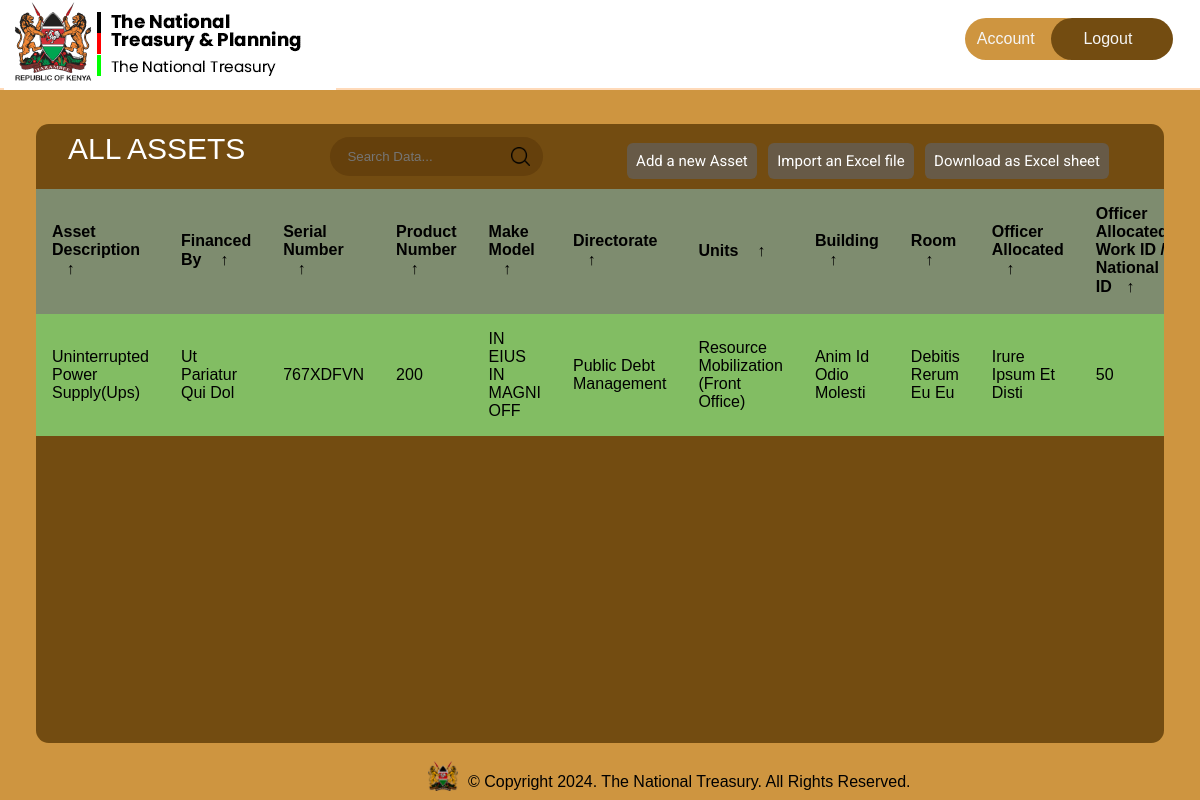
Screenshot of / (signed in) with the database file from the repository.
### inventory/models.py (models this page shows, shortened)
class Asset(db.Model):
    idassets = db.Column(db.Integer, primary_key=True)
    asset_description = db.Column(db.Text, nullable=False)
    financed_by = db.Column(db.Text, default="N/A")
    serial_number = db.Column(db.Text, nullable=False, unique=True)
    product_number = db.Column(db.Text, nullable=False)
    make_model = db.Column(db.Text, nullable=False)
    directorate = db.Column(db.Text, nullable=False)
    units = db.Column(db.Text, nullable=False)
    building = db.Column(db.Text, nullable=False)
    room = db.Column(db.Integer, nullable=False)
    officer_allocated = db.Column(db.Text, default="N/A")
    officer_contact_info = db.Column(db.Text, default="N/A")
    state = db.Column(db.Text, nullable=False)

### inventory/routes.py (the view)
@app.route("/")
def index():
    assets = Asset.query.all()
    return render_template("index.html", assets=assets)

### inventory/models.py (called while the page is built)
@login_manager.user_loader
def load_user(user_id):
    return User.query.get(int(user_id))

### inventory/templates/index.html (shortened to what this page needs)
{% extends "base.html" %}
{% if current_user.is_authenticated %}
{% block head %}
{{ super() }}
<link rel="stylesheet" href="{{ url_for('static', filename='dashboard.css') }}">
{% endblock head %}
{% endif %}
{% block navlinks %}
	{%if current_user.is_authenticated%}
		<a href="{{url_for('profile')}}" class="links signup">Account</a>
		<a href="{{url_for('logout')}}" class="links login">Logout</a>
	{% else %}
		<a href="{{url_for('register')}}" class="links signup">Sign up</a>
		<a href="{{url_for('login')}}" class="links login">Login</a>
	{% endif %}
{% endblock navlinks %}
{% block body %}
{% if not current_user.is_authenticated %}
<div class="heading" style="background-color: rgb(115,76,17)">
	<h2>INVENTORY MANAGEMENT SYSTEM</h2>
</div> <br><br>
<div class="parent">
	<div class="child1">
		<p>The  <b> National Treasury Inventory Management System </b>
			is your comprehensive solution for managing and safeguarding the assets of our nation's treasury.
			Our state-of-the-art platform ensures efficient, secure, and transparent handling of inventory,
			providing a seamless experience for all users.</p>
		<div class="register-login-btns">
			<a href="{{ url_for('register') }}" class="button-64" role="button"><span class="text">Get Started</span></a>
			<a href="{{ url_for('login') }}" class="button-64" role="button"><span class="text">Log In</span></a>
		</div>
	</div>
	<div class="child2">
		<img src="{{url_for('static', filename='assets/images/hero.jpeg')}}" alt="">
	</div>
</div>
{% else %}
<div class="main">
    <main class="table" id="customers_table">
        <section class="table__header">
            <a href="{{ url_for('index') }}" class="all-assets-btn" ><h1>All Assets</h1></a>
            <div class="input-group">
                <input type="search" placeholder="Search Data...">
		<img src="{{ url_for('static', filename='assets/images/search.png') }}" alt="">
            </div>
	    <div class="table-links">
		<a href="{{ url_for('create_assets') }}" class="add-asset-link">Add a new Asset</a>
		<button id="import-excel-btn" class="import-excel">Import an Excel file</button>
		<button id="toEXCEL" class="export-excel">Download as
			Excel sheet</button>
	    </div>
        </section>
        <section class="table__body">
            <table>
                <thead>
                    <tr>
                        <th> Asset Description <span class="icon-arrow">&UpArrow;</span></th>
                        <th> Financed by <span class="icon-arrow">&UpArrow;</span></th>
                        <th> Serial Number <span class="icon-arrow">&UpArrow;</span></th>
                        <th> Product Number<span class="icon-arrow">&UpArrow;</span></th>
                        <th> Make Model <span class="icon-arrow">&UpArrow;</span></th>
                        <th> Directorate <span class="icon-arrow">&UpArrow;</span></th>
                        <th> Units <span class="icon-arrow">&UpArrow;</span></th>
                        <th> Building <span class="icon-arrow">&UpArrow;</span></th>
                        <th> Room <span class="icon-arrow">&UpArrow;</span></th>
                        <th> Officer Allocated <span class="icon-arrow">&UpArrow;</span></th>
                        <th> Officer Allocated Work ID / National ID<span class="icon-arrow">&UpArrow;</span></th>
                    </tr>
                </thead>
                <tbody>
					{% for asset in assets %}
					<tr>
						<td>{{ asset.asset_description }}</td>
						<td>{{ asset.financed_by }}</td>
						<td>{{ asset.serial_number }}</td>
						<td>{{ asset.product_number }}</td>
						<td>{{ asset.make_model }}</td>
						<td>{{ asset.directorate }}</td>
						<td>{{ asset.units }}</td>
						<td>{{ asset.building }}</td>
						<td>{{ asset.room }}</td>
						<td>{{ asset.officer_allocated }}</td>
						<td>{{ asset.officer_contact_info }}</td>
					</tr>
						{% endfor %}
                </tbody>
            </table>
        </section>
    </main>
	{% endif %}
{% endblock body %}

### inventory/static/style.css (style rules this page uses)
* { margin: 0; padding: 0; box-sizing: border-box; color-scheme: light; @import url('https://fonts.googleapis.com/css2?family=Roboto+Mono:ital,wght@0,100..700;1,100..700&display=swap'); }
body { display: flex; flex-direction: column; height: 100%; background-color: #ce9540; }
.links { padding: 12px; display: flex; align-items: center; gap: 32px; border-radius: 34px; margin-bottom: 8px; }
.links>a { text-decoration: none; color: whitesmoke; width: 7.6em; }
.signup { background-color: #CE9540; }
.login { background-color: #734C11; margin-left: -67px; padding-left: 32px; }
.main { display: flex; flex-direction: column; align-items: center; }

### inventory/static/dashboard.css (style rules this page uses)
section { background-color: #734c11; }
body { display: flex; flex-direction: column; height: 100%; background-color: #ce9540; }
.all-assets-btn { text-decoration: none; }
.table-links { margin-top: 20px; margin-right: 16px; }
.table-links>* { padding: 9px; background-color: #675a47; margin-right: 7px; margin-bottom: 12px; color: #fff; font-family: 'Roboto', sans-serif; font-size: 15px; border-radius: 6px; appearance: none; border: none }
.add-asset-link { text-decoration: none; }
h1 { font-size: 30px; color: #fff; text-transform: uppercase; font-weight: 300; text-align: center; margin-bottom: 15px; }
* { margin: 0; padding: 0; box-sizing: border-box; font-family: sans-serif; }
td, th { width: 200px; }
main.table { width: 94%; margin: 34px 0px; background-color: #734c11; height: calc(90vh - 101px); backdrop-filter: blur(7px); border-radius: .8rem; overflow: auto; }
tbody { background: #82bd63; }
td { width: 400px; }
.table__header { width: 100%; height: 65px; padding: .8rem 2rem; display: flex; justify-content: space-between; align-items: center; }
.table__header .input-group { width: 20%; height: 100%; background-color: #4a270455; padding: 0 .8rem; border-radius: 2rem; display: flex; justify-content: center; align-items: center; transition: .2s; }
.table__header .input-group img { width: 1.2rem; height: 1.2rem; }
.table__header .input-group input { width: 100%; padding: 0 .5rem 0 .3rem; background-color: transparent; border: none; outline: none; }
table { width: 100%; }
table, th, td { border-collapse: collapse; padding: 1rem; text-align: left; }
thead th { position: sticky; top: 0; left: 0; background-color: #87bbb494; cursor: pointer; text-transform: capitalize; }
tbody tr { --delay: .1s; transition: .5s ease-in-out var(--delay), background-color 0s; }
tbody tr td, tbody tr td p, tbody tr td img { transition: .2s ease-in-out; }
thead th span.icon-arrow { display: inline-block; width: 1.3rem; height: 1.3rem; border-radius: 50%; border: 1.4px solid transparent; text-align: center; font-size: 1rem; margin-left: .5rem; transition: .2s ease-in-out; }

### rows the page displays
Asset: asset_description "Uninterrupted Power Supply(Ups)", financed_by "Ut Pariatur Qui Dol", serial_number "767XDFVN", product_number "200", make_model "IN EIUS IN MAGNI OFF", directorate "Public Debt Management", units "Resource Mobilization (Front Office)", building "Anim Id Odio Molesti", room "Debitis Rerum Eu Eu", officer_allocated "Irure Ipsum Et Disti", officer_contact_info "50"
